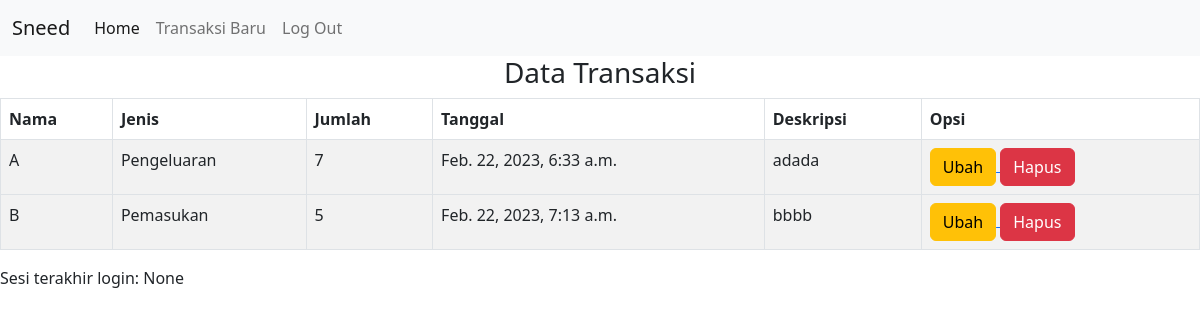
Page /tracker/ (signed in) on the earlier database version.
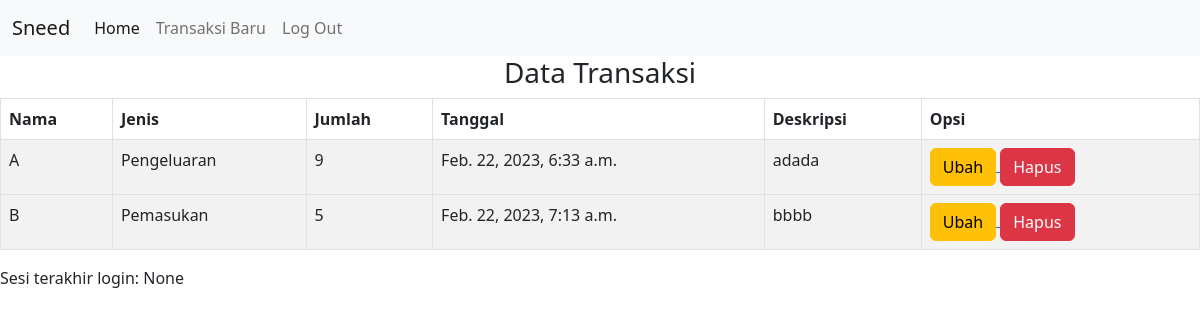
Same page on the later database version.
### money_tracker/models.py (models this page shows)
class TransactionRecord(models.Model):
    name = models.CharField(max_length=50)
    type = models.CharField(max_length=20, choices=TYPE_CHOICES)
    amount = models.IntegerField()
    date = models.DateTimeField(auto_now_add=True)
    description = models.TextField()

### money_tracker/views.py (the view)
# urls.py: path('', show_tracker, name='show_tracker'),
@login_required(login_url='money_tracker:login')
def show_tracker(request):
    transaction_data = TransactionRecord.objects.all()
    context = {
    'list_of_transactions': transaction_data,
    'name': request.user.username,
    'last_login': request.COOKIES.get('last_login')
    }
    return render(request, "tracker.html", context)

### money_tracker/templates/tracker.html (shortened to what this page needs)
{% extends 'base.html' %}
{% block content %}
<nav class="navbar navbar-expand-lg bg-light">
    <div class="container-fluid">
      <a class="navbar-brand" href="#">{{name}}</a>
      <div class="collapse navbar-collapse" id="navbarSupportedContent">
        <ul class="navbar-nav me-auto mb-2 mb-lg-0">
          <li class="nav-item">
            <a class="nav-link active" aria-current="page" href="{% url 'money_tracker:show_tracker' %}">Home</a>
          </li>
          <li class="nav-item">
            <a class="nav-link" href="{% url 'money_tracker:create_transaction' %}">Transaksi Baru</a>
          <li class="nav-item">
            <a class="nav-link" href="{% url 'money_tracker:logout' %}">Log Out</a>
          </li>
        </ul>
      </div>
    </div>
  </nav>
<h3 class="text-center">Data Transaksi</h3>
<table class="table table-striped table-bordered table-hover table-condensed">
  <thead>
    <tr>
        <th>Nama</th>
        <th>Jenis</th>
        <th>Jumlah</th>
        <th>Tanggal</th>
        <th>Deskripsi</th>
        <th>Opsi</th>
    </tr>
  </thead>
  <tbody>
    {% for transaction in list_of_transactions %}
    <tr>
        <td>{{transaction.name}}</td>
        <td>{{transaction.type}}</td>
        <td>{{transaction.amount}}</td>
        <td>{{transaction.date}}</td>
        <td>{{transaction.description}}</td>
        <td>
            <a href="{% url 'money_tracker:modify_transaction' transaction.pk %}">
              <button type="button" class="btn btn-warning">
                  Ubah
              </button>
            </a>
            <a href="{% url 'money_tracker:delete_transaction' transaction.pk %}">
              <button type="button" class="btn btn-danger">
                  Hapus
              </button>
            </a>
        </td>
    </tr>
  </tbody>
{% endfor %}
</table>
<h7>Sesi terakhir login: {{ last_login }}</h7>
<br>
{% endblock content %}

### money_tracker/templates/base.html (shortened to what this page needs)
{% load static %}
<!DOCTYPE html>
<html lang="en">
<head>
  <link href="https://cdn.jsdelivr.net/npm/bootstrap@5.2.3/dist/css/bootstrap.min.css" rel="stylesheet">
</head>
<body>
  {% block content %}
  {% endblock content %}
</body>
</html>

Differences in the rows shown:
changed TransactionRecord "Pengeluaran": amount "7" → "9"
